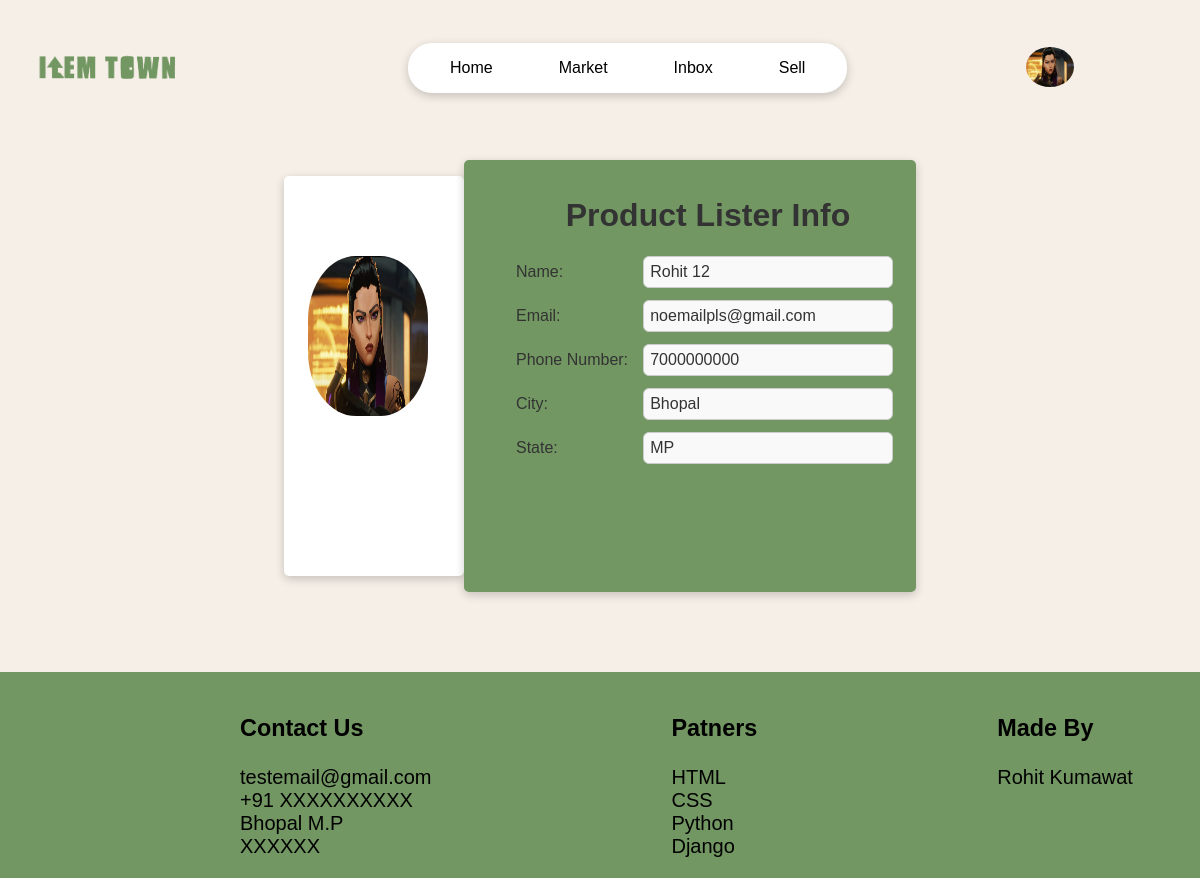
The app's page /user/seller-info/376970f2-7841-11ef-93c9-f02f74cb00ed (signed in), older data.
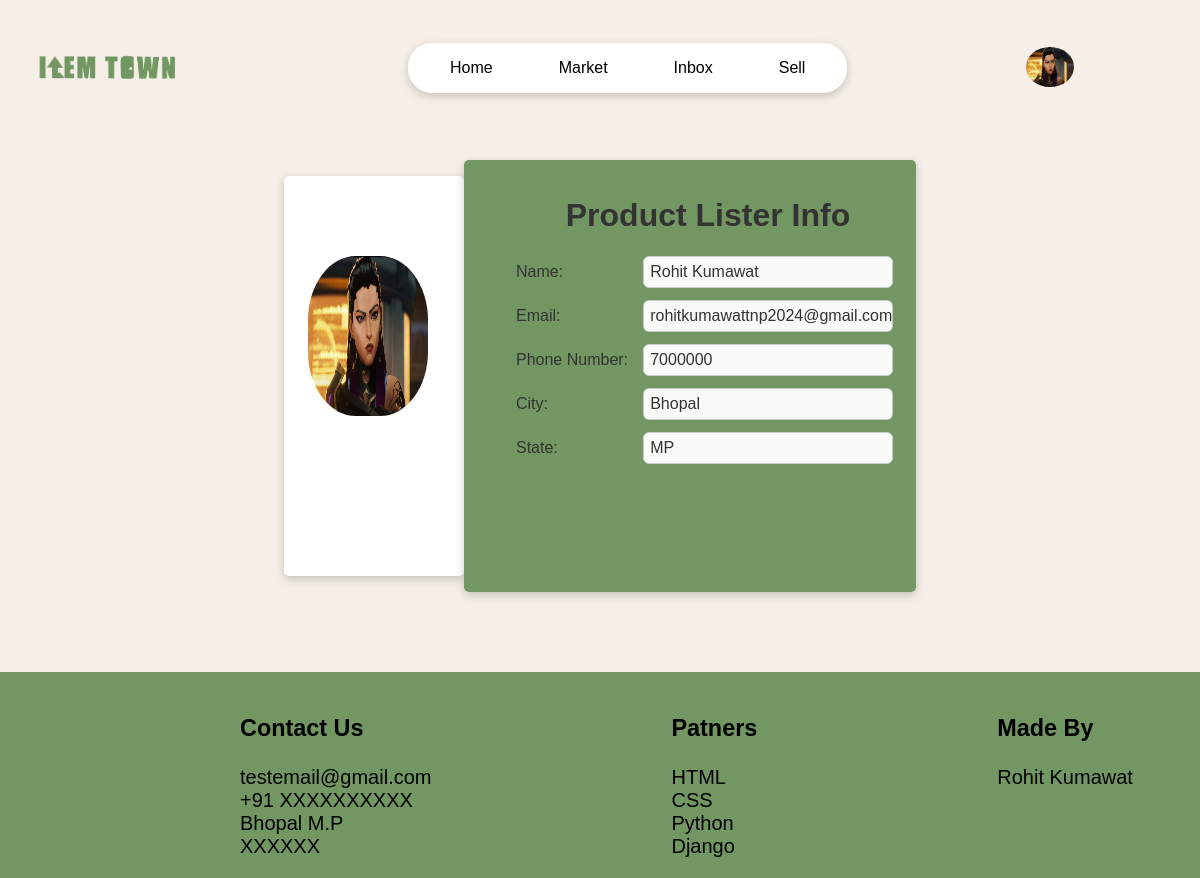
The same page, newer data.
### users/models.py (models this page shows, shortened)
class Profile(models.Model):
    user=models.OneToOneField(User,on_delete=models.CASCADE)
    username=models.CharField(max_length=20,null=False,unique=True)
    first_name=models.CharField(max_length=20,null=False)
    last_name=models.CharField(max_length=50,null=False)
    email=models.EmailField()
    phone_number=models.CharField(max_length=14,null=True,blank=True)
    city=models.CharField(max_length=50,null=True,blank=True)
    state=models.CharField(max_length=100,null=True,blank=True)
    id=models.UUIDField(default=uuid.uuid1,primary_key=True)
    pic=models.ImageField(default='user/user.jpg',upload_to='user/')

### users/views.py (the view)
# urls.py: path('seller-info/<str:pk>',views.seller_profile,name='seller_profile'),
@login_required(login_url='login_user')
def seller_profile(request,pk):
    product=Product.objects.get(product_id=pk)
    seller=product.owner
    content={
        'seller':seller
    }
    return render(request,'users/seller_profile.html',content)

### users/templates/users/seller_profile.html (shortened to what this page needs)
{% extends 'page/nav.html'%}
{% load static %}
{%block css%}
    <link rel="stylesheet" href="{% static 'style/seller_profile.css' %}">
{%endblock%}
{%block body%}
    <div class="main-box">
        <div class="img-box">
            <img src="{{ seller.pic.url }}" class="img">
        </div>
        <div class="container">
            <div class="user-info">
                <center><h1>Product Lister Info</h1></center>
                <div class="form-group">
                    <label>Name:</label>
                    <div class="info">{{ seller.first_name }} {{ seller.last_name }}</div>
                </div>
                <div class="form-group">
                    <label>Email:</label>
                    <div class="info">{{ seller.email }}</div>
                </div>
                {%if seller.phone_number %}
                    <div class="form-group">
                        <label>Phone Number:</label>
                        <div class="info">{{ seller.phone_number }}</div>
                    </div>
                {%endif%}
                {%if seller.city%}
                    <div class="form-group">
                        <label> City:</label>
                        <div class="info">{{ seller.city}}</div>
                    </div>
                {%endif%}
                {%if seller.state%}
                    <div class="form-group">
                        <label>State:</label>
                        <div class="info">{{ seller.state}}</div>
                    </div>
                {%endif%}
                </div>
            </div>
        </div>
</body>
{%endblock%}

Row changes from the older to the newer data that the page shows:
changed Profile "Rohit": last_name "12" → "Kumawat"; email "noemailpls@gmail.com" → "rohitkumawattnp2024@gmail.com"; phone_number "7000000000" → "7000000"
